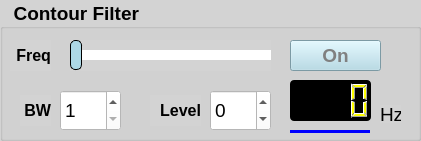
     <widget class="QGroupBox" name="Contour_groupBox">
      <property name="geometry">
       <rect>
        <x>750</x>
        <y>180</y>
        <width>421</width>
        <height>141</height>
       </rect>
      </property>
      <property name="font">
       <font>
        <pointsize>14</pointsize>
        <bold>true</bold>
       </font>
      </property>
      <property name="styleSheet">
       <string notr="true">QWidget{ background-color: lightgray;}</string>
      </property>
      <property name="title">
       <string>  Contour Filter</string>
      </property>
      <widget class="QSlider" name="Contour_freq_horizontalSlider">
       <property name="geometry">
        <rect>
         <x>70</x>
         <y>40</y>
         <width>201</width>
         <height>31</height>
        </rect>
       </property>
       <property name="layoutDirection">
        <enum>Qt::LayoutDirection::LeftToRight</enum>
       </property>
       <property name="styleSheet">
        <string notr="true">QSlider::groove:horizontal{background: lightgray; height: 10px; border-radius: 3px;}
QSlider::handle:horizontal{background: lightblue; border: 1px solid black; width: 10px; height: 30px; margin-top: -10px; margin-bottom: -10px; border-radius: 5px;}
QSlider::sub-page:horizontal{background: white;}
QSlider::add-page:horizontal{background: white;}
QSlider:disabled{color: darkgrey;}
QSlider:handle:disabled{background-color: darkgrey;  color: darkgrey;}</string>
       </property>
       <property name="minimum">
        <number>1</number>
       </property>
       <property name="maximum">
        <number>320</number>
       </property>
       <property name="value">
        <number>1</number>
       </property>
       <property name="orientation">
        <enum>Qt::Orientation::Horizontal</enum>
       </property>
      </widget>
      <widget class="QPushButton" name="Contour_pushButton">
       <property name="geometry">
        <rect>
         <x>290</x>
         <y>40</y>
         <width>91</width>
         <height>31</height>
        </rect>
       </property>
       <property name="font">
        <font>
         <pointsize>14</pointsize>
         <bold>true</bold>
        </font>
       </property>
       <property name="styleSheet">
        <string notr="true">QPushButton{ background-color: lightblue; color: grey}
QPushButton::checked{ background-color: red; color: black}</string>
       </property>
       <property name="text">
        <string>On</string>
       </property>
       <property name="checkable">
        <bool>true</bool>
       </property>
      </widget>
      <widget class="QLCDNumber" name="Contour_freq_lcdNumber">
       <property name="geometry">
        <rect>
         <x>290</x>
         <y>80</y>
         <width>81</width>
         <height>41</height>
        </rect>
       </property>
       <property name="styleSheet">
        <string notr="true">QWidget{ border: 2px black; background-color: black;border-radius: 4px;}
QLCDNumber {color: yellow;}</string>
       </property>
       <property name="digitCount">
        <number>4</number>
       </property>
      </widget>
      <widget class="QLabel" name="Contour_label_1">
       <property name="geometry">
        <rect>
         <x>380</x>
         <y>105</y>
         <width>21</width>
         <height>18</height>
        </rect>
       </property>
       <property name="font">
        <font>
         <pointsize>14</pointsize>
        </font>
       </property>
       <property name="text">
        <string>Hz</string>
       </property>
      </widget>
      <widget class="Line" name="Contour_line">
       <property name="geometry">
        <rect>
         <x>290</x>
         <y>130</y>
         <width>80</width>
         <height>3</height>
        </rect>
       </property>
       <property name="styleSheet">
        <string notr="true">QFrame{ border: none; background-color: blue;}</string>
       </property>
       <property name="orientation">
        <enum>Qt::Orientation::Horizontal</enum>
       </property>
      </widget>
      <widget class="QSpinBox" name="Contour_BW_spinBox">
       <property name="geometry">
        <rect>
         <x>60</x>
         <y>90</y>
         <width>61</width>
         <height>41</height>
        </rect>
       </property>
       <property name="font">
        <font>
         <pointsize>14</pointsize>
        </font>
       </property>
       <property name="styleSheet">
        <string notr="true">QSpinBox{ background-color: white;}
#QSpinBox::up-button{  background-color: lightgreen; min-width: 20px; min-height: 15px;}
#QSpinBox::down-button{ background-color: lightgreen; min-width: 20px; min-height: 15px;}
#QSpinBox::up-button:hover{ background-color: red;}
#QSpinBox::down-button:hover{ background-color: red;}
#QSpinBox::up-arrow{ border-left: 5px solid none; border-right: 5px solid none; border-bottom: 5px solid black; width: 0px; height: 0px;}
#QSpinBox::down-arrow{ border-left: 5px solid none; border-right: 5px solid none; border-top: 5px solid black; width: 0px; height: 0px;}</string>
       </property>
       <property name="minimum">
        <number>1</number>
       </property>
       <property name="maximum">
        <number>11</number>
       </property>
      </widget>
      <widget class="QSpinBox" name="Contour_level_spinBox">
       <property name="geometry">
        <rect>
         <x>210</x>
         <y>90</y>
         <width>61</width>
         <height>41</height>
        </rect>
       </property>
       <property name="font">
        <font>
         <pointsize>14</pointsize>
        </font>
       </property>
       <property name="styleSheet">
        <string notr="true">QSpinBox{ background-color: white;}
#QSpinBox::up-button{ background-color: lightgreen;  min-width: 20px; min-height: 15px;}
#QSpinBox::up-button:hover{ background-color: red;}
#QSpinBox::down-button{ background-color: lightgreen; min-width: 20px; min-height: 15px;}
#QSpinBox::down-button:hover{ background-color: red;}
#QSpinBox::up-arrow{ border-left: 5px solid none; border-right: 5px solid none; border-bottom: 5px solid black; width: 0px; height: 0px;}
#QSpinBox::down-arrow{ border-left: 5px solid none; border-right: 5px solid none; border-top: 5px solid black; width: 0px; height: 0px;}</string>
       </property>
       <property name="buttonSymbols">
        <enum>QAbstractSpinBox::ButtonSymbols::UpDownArrows</enum>
       </property>
       <property name="accelerated">
        <bool>true</bool>
       </property>
       <property name="minimum">
        <number>-40</number>
       </property>
       <property name="maximum">
        <number>20</number>
       </property>
      </widget>
      <widget class="QLabel" name="Contour_label_2">
       <property name="geometry">
        <rect>
         <x>20</x>
         <y>95</y>
         <width>31</width>
         <height>31</height>
        </rect>
       </property>
       <property name="font">
        <font>
         <pointsize>12</pointsize>
         <bold>true</bold>
        </font>
       </property>
       <property name="text">
        <string>BW</string>
       </property>
       <property name="alignment">
        <set>Qt::AlignmentFlag::AlignRight|Qt::AlignmentFlag::AlignTrailing|Qt::AlignmentFlag::AlignVCenter</set>
       </property>
      </widget>
      <widget class="QLabel" name="Contour_label_3">
       <property name="geometry">
        <rect>
         <x>150</x>
         <y>95</y>
         <width>51</width>
         <height>31</height>
        </rect>
       </property>
       <property name="font">
        <font>
         <pointsize>12</pointsize>
         <bold>true</bold>
        </font>
       </property>
       <property name="text">
        <string>Level</string>
       </property>
       <property name="alignment">
        <set>Qt::AlignmentFlag::AlignRight|Qt::AlignmentFlag::AlignTrailing|Qt::AlignmentFlag::AlignVCenter</set>
       </property>
      </widget>
      <widget class="QLabel" name="Contour_label_4">
       <property name="geometry">
        <rect>
         <x>10</x>
         <y>40</y>
         <width>41</width>
         <height>31</height>
        </rect>
       </property>
       <property name="font">
        <font>
         <pointsize>12</pointsize>
         <bold>true</bold>
        </font>
       </property>
       <property name="text">
        <string>Freq</string>
       </property>
       <property name="alignment">
        <set>Qt::AlignmentFlag::AlignRight|Qt::AlignmentFlag::AlignTrailing|Qt::AlignmentFlag::AlignVCenter</set>
       </property>
      </widget>
     </widget>
